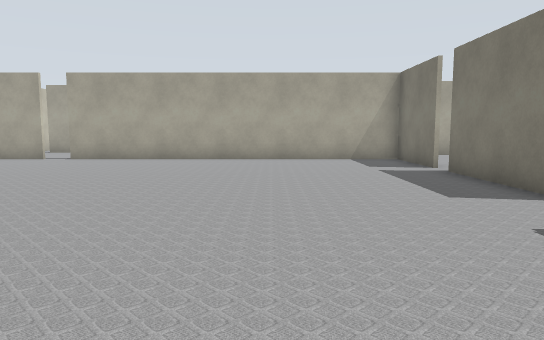
[1] (above)

24 first-person views from a walk through a robot-simulator world made for Gazebo. The camera is 1 m above the floor, tilts 6° down and sees 70° across. The lines on the ground mark 1 m squares. The floor is counted in squares, 1 m on a side. Each view is taken from the middle of a square. On the plan, view 1 faces up. The plan holds only what a view shows up to about 14 squares ahead; the rest is blank. The place goes on beyond the plan. Gazebo's built-in surfaces are drawn with simple patterns. Some stock models are drawn as simple stand-ins. Some surface patterns are stand-ins.

[2]
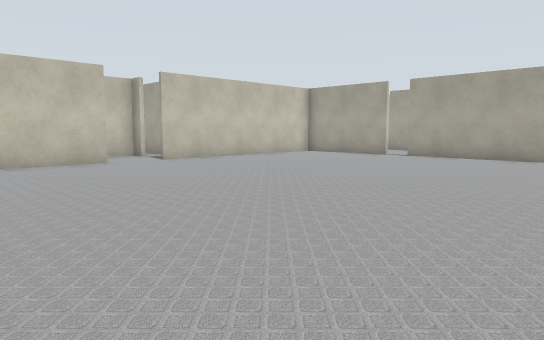

[3]
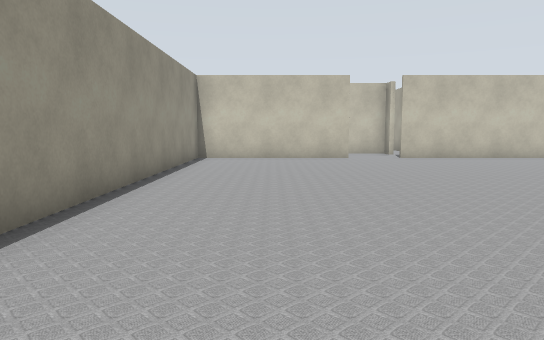

[4]
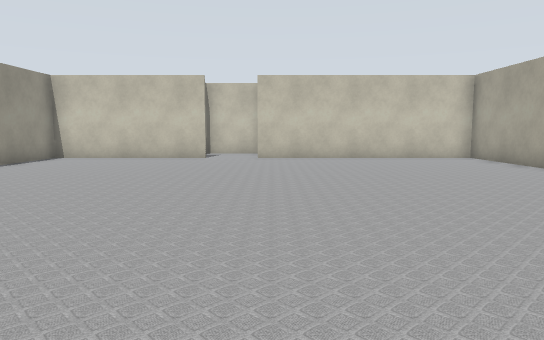

[5]
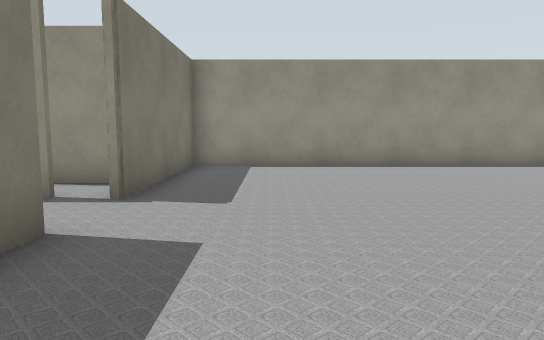

[6]
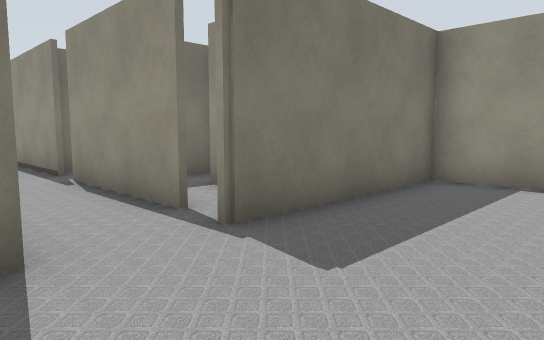

[7]
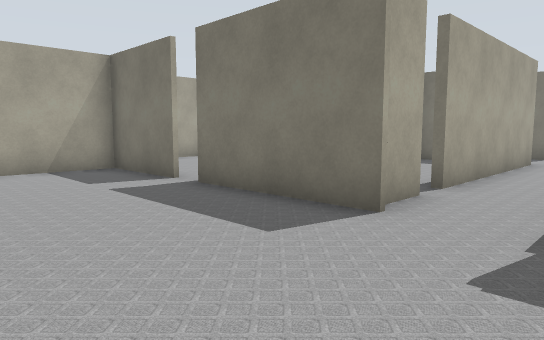

[8]
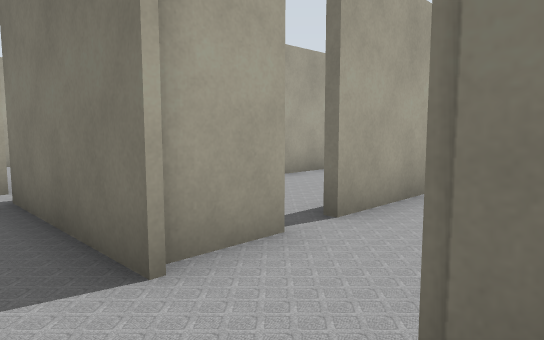

[9]
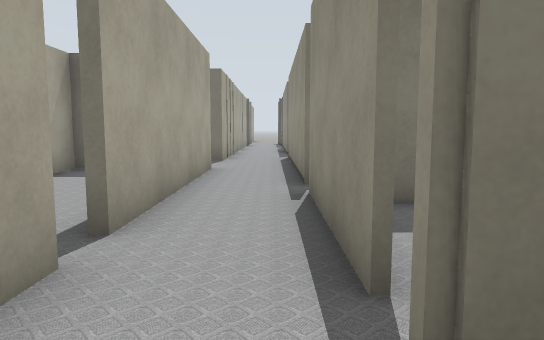

[10]
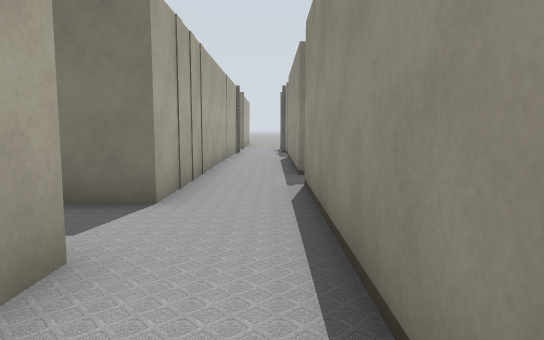

[11]
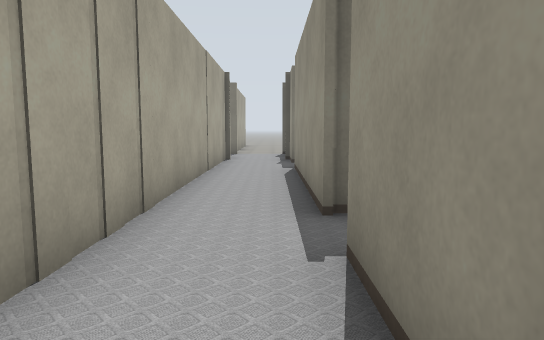

[12]
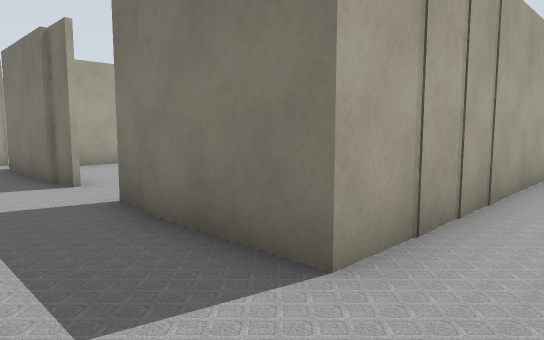

[13]
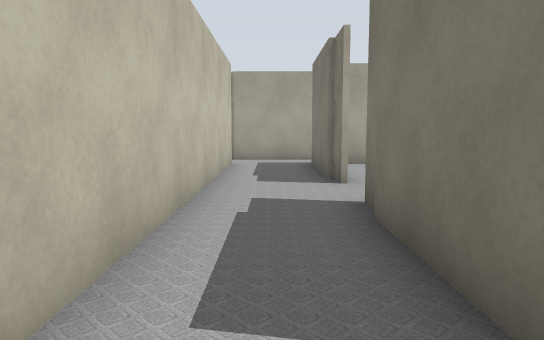

[14]
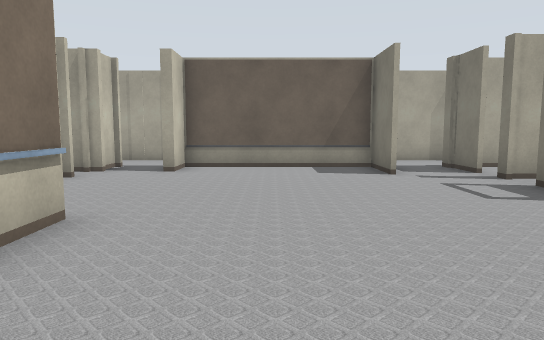

[15]
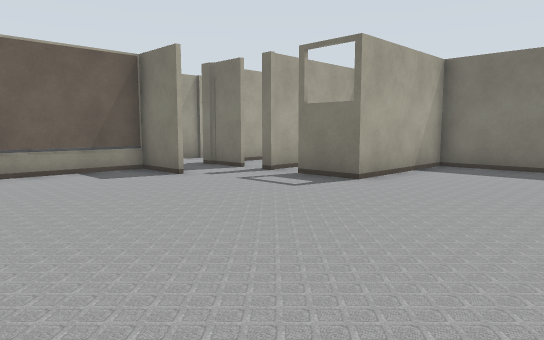

[16]
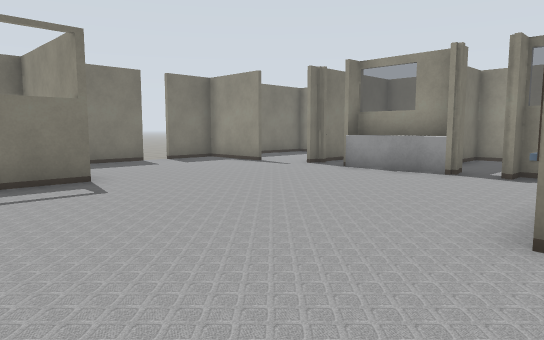

[17]
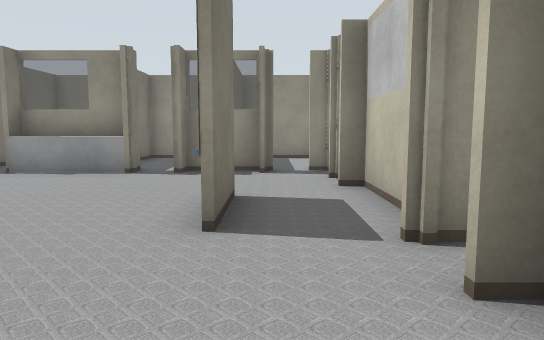

[18]
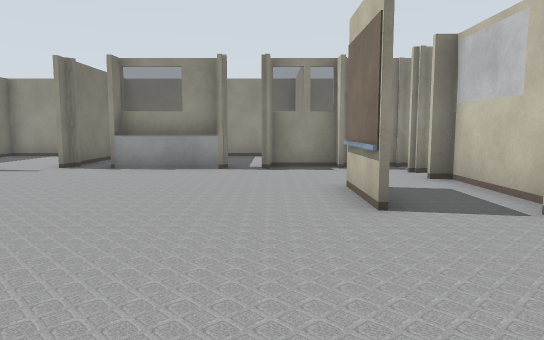

[19]
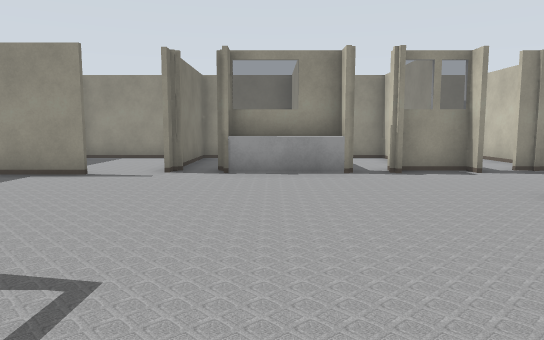

[20]
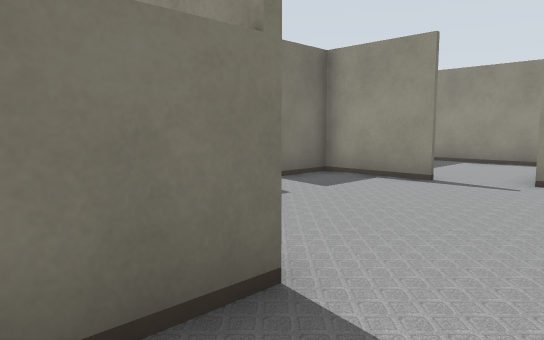

[21]
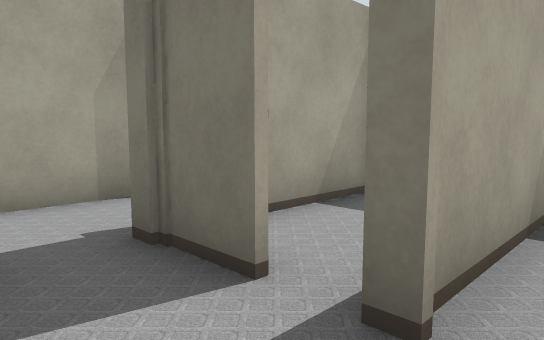

[22]
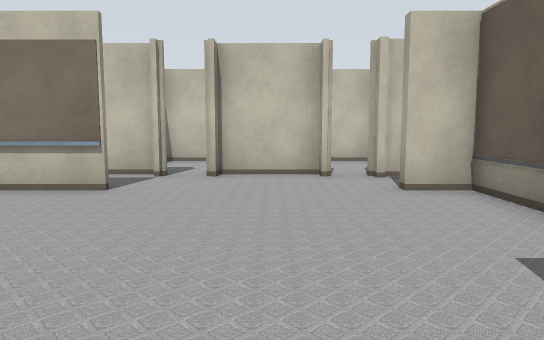

[23]
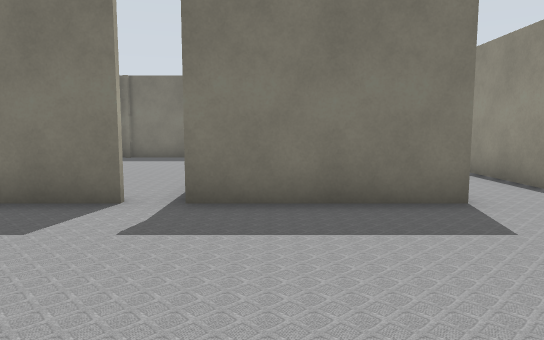

[24]
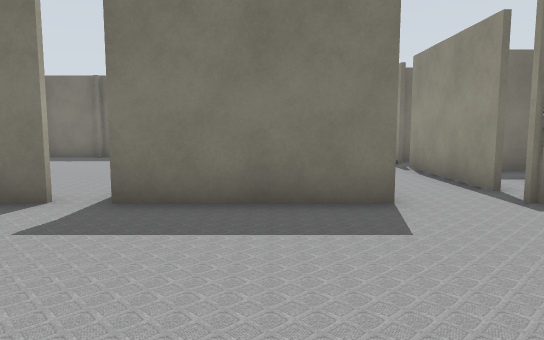

### Floor plan
Points are (right, up) in squares from view 1. A wall is a line through its corners. A room is listed if a view was taken in it or the views show most of it. See-through windows are left out.
Room 1 (views 1, 2, 3, 4, 5, 6, 7, 8, 9, 23, 24)
walls: (-11.6, 3.8) (-11.6, -1.6) (4.2, -1.6) (4.2, 3.6); (4.2, 5.2) (4.2, 9.2); (-7.6, 12.9) (-11.6, 12.9) (-11.6, 5.5); (4.2, 10) (4.2, 12.9) (-6.8, 12.9); (5.8, 5.5) (4.4, 5.5)
ways out: opening at (4.5, 4.5) to room 2; opening at (-12, 4.5); opening at (-7, 13); gap at (4, 10)
Room 2 (views 10, 11, 12, 13)
walls: (18.6, 3) (18.6, 3.4) (24, 3.4); (15.2, 11.1) (15.2, 15.4); (10, 3.4) (16.8, 3.4) (16.8, 2.2); (25.7, 1.8) (25.7, 3.4) (26.8, 3.4); (26.9, 5.5) (15.2, 5.5) (15.2, 9.4); (12.8, 15.4) (12.8, 5.5) (6.5, 5.5); (14.5, 16.7) (13.6, 16.7); (5.1, 3.4) (9.1, 3.4)
ways out: opening at (4.5, 4.5) to room 1; opening at (18, 3) to room 3; opening at (25, 2.5) to room 3; gap at (26, 2) to room 4; opening at (6, 6); opening at (12.5, 16); opening at (15, 10.5); opening at (15, 16)
Room 3 (views 14, 15, 16, 17, 18, 19, 20, 21, 22)
walls: (18.7, -2.6) (18.7, -4.9); (23.6, 1.5) (23.6, 3.3) (18.7, 3.3) (18.7, 2.1); (25.7, 0.8) (25.7, 1.1); (18.6, -4.9) (18.6, -2.6); (21.2, -7.8) (24.1, -7.8); (21.3, -8.4) (24, -8.4); (27.1, -7.5) (29.5, -7.5); (29.5, -1.8) (25.7, -1.8) (25.7, -0.1); (16.4, -2.6) (16.4, -5.8) (16.9, -5.8); (16.9, 1) (16.4, 1) (16.4, -1.2) (16.9, -1.2); (17.9, -8.4) (20, -8.4)
ways out: opening at (18, 3) to room 2; opening at (25, 2.5) to room 2; opening at (26.5, -8)
Room 4 (no view inside)
walls: (29.5, 3.3) (26.5, 3.3)
ways out: gap at (26, 2) to room 2

Where each view was taken, in squares from view 1:
view 1: 0 up, 0 right, facing up
view 2: 1 down, 0 right, facing up-left
view 3: 1 up, 2 right, facing left
view 4: 6 up, 2 right, facing left
view 5: 9 up, 2 right, facing down
view 6: 6 up, 1 right, facing down-right
view 7: 3 up, 0 right, facing up-right
view 8: 3 up, 3 right, facing up-right
view 9: 4 up, 3 right, facing right
view 10: 4 up, 10 right, facing right
view 11: 4 up, 14 right, facing right
view 12: 4 up, 13 right, facing up-right
view 13: 4 up, 14 right, facing up
view 14: 7 down, 21 right, facing up
view 15: 6 down, 19 right, facing up-right
view 16: 1 up, 18 right, facing down-right
view 17: 1 up, 18 right, facing down
view 18: 2 up, 20 right, facing down
view 19: 1 up, 23 right, facing down
view 20: 0 up, 24 right, facing down-right
view 21: 0 up, 24 right, facing up-right
view 22: 0 up, 25 right, facing left
view 23: 8 up, 1 left, facing right
view 24: 7 up, 1 left, facing right
